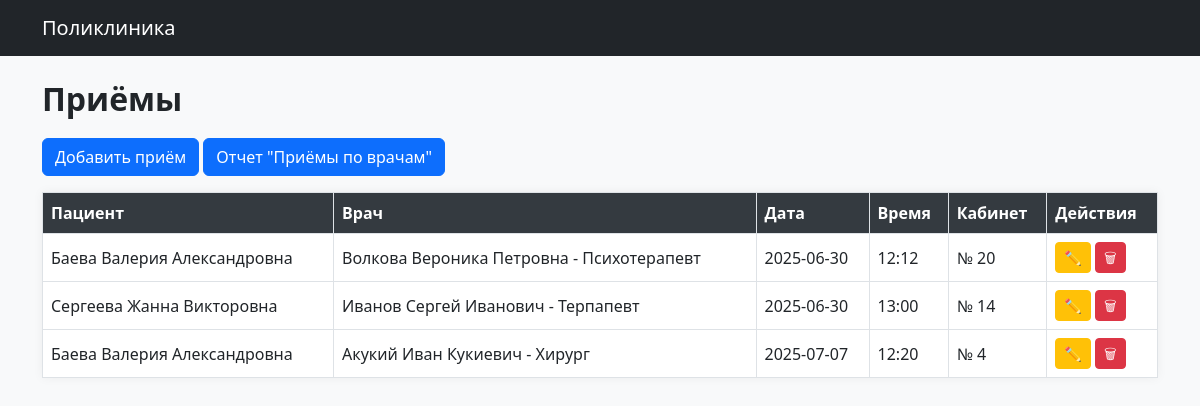
Before: /appointments with the older database file.
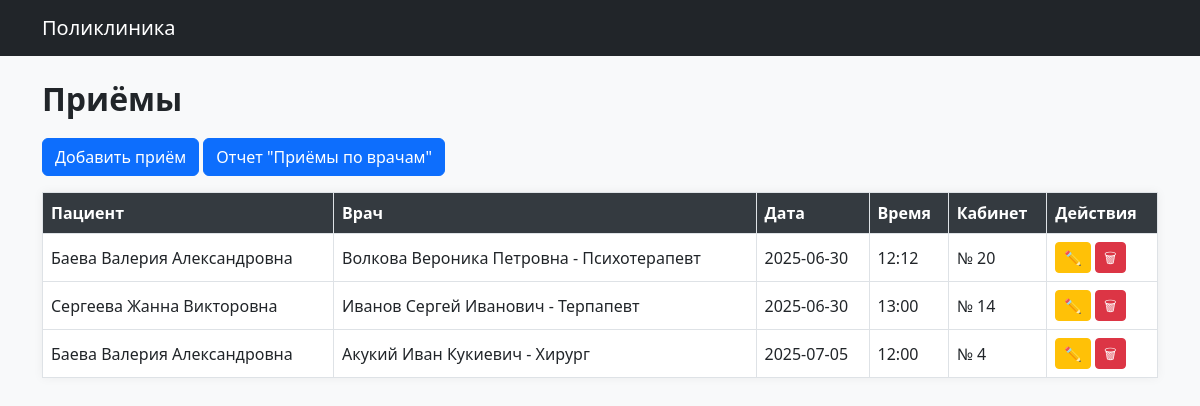
After: the same page with the newer database file.
### models.py (models this page shows)
class Appointment(db.Model):
    __tablename__ = 'appointments'
    id = db.Column(db.Integer, primary_key=True)
    patient_id = db.Column(db.Integer, db.ForeignKey('patients.id'))
    doctor_id = db.Column(db.Integer, db.ForeignKey('doctors.id'))
    appointment_date = db.Column(db.Date)
    appointment_time = db.Column(db.Time)
    room_number = db.Column(db.String(10))

class Patient(db.Model):
    __tablename__ = 'patients'
    id = db.Column(db.Integer, primary_key=True)
    last_name = db.Column(db.String(50), nullable=False)
    first_name = db.Column(db.String(50), nullable=False)
    middle_name = db.Column(db.String(50))
    birth_date = db.Column(db.Date)
    gender = db.Column(db.String(10))
    phone = db.Column(db.String(20))
    appointments = db.relationship('Appointment', backref='patient', lazy=True)
    medical_records = db.relationship('MedicalRecord', backref='patient', lazy=True)

class Doctor(db.Model):
    __tablename__ = 'doctors'
    id = db.Column(db.Integer, primary_key=True)
    last_name = db.Column(db.String(50), nullable=False)
    first_name = db.Column(db.String(50), nullable=False)
    middle_name = db.Column(db.String(50))
    specialty = db.Column(db.String(100))
    experience_years = db.Column(db.Integer)
    phone = db.Column(db.String(20))
    category_id = db.Column(db.Integer, db.ForeignKey('categories.id'))
    department_id = db.Column(db.Integer, db.ForeignKey('departments.id'))
    appointments = db.relationship('Appointment', backref='doctor', lazy=True)

### modules/appointments.py (the view)
@appointments_bp.route('/appointments')
def list_appointments():
    appointments = Appointment.query.all()
    return render_template('appointments/list.html', appointments=appointments)

### templates/appointments/list.html
{% extends 'index.html' %}
{% block content %}
<h2>Приёмы</h2>
<a href="/appointments/new" class="btn btn-primary mb-3">Добавить приём</a>
<a href="/reports/doctor_appointments" class="btn btn-primary mb-3">Отчет "Приёмы по врачам"</a>
<table class="table table-bordered">
    <thead>
        <tr>
            <th>Пациент</th>
            <th>Врач</th>
            <th>Дата</th>
            <th>Время</th>
            <th>Кабинет</th>
            <th>Действия</th>
        </tr>
    </thead>
    <tbody>
        {% for a in appointments %}
        <tr>
            <td>{{ a.patient.last_name }} {{ a.patient.first_name }} {{ a.patient.middle_name }}</td>
            <td>{{ a.doctor.last_name }} {{ a.doctor.first_name }} {{ a.doctor.middle_name }} - {{  a.doctor.specialty }}</td>
            <td>{{ a.appointment_date }}</td>
            <td>{{ a.appointment_time.strftime('%H:%M') }}</td>
            <td>{{ a.room_number }}</td>
            <td>
                <a href="/appointments/{{ a.id }}/edit" class="btn btn-sm btn-warning">✏️</a>
                <a href="/appointments/{{ a.id }}/delete" class="btn btn-sm btn-danger">🗑</a>
            </td>
        </tr>
        {% endfor %}
    </tbody>
</table>
{% endblock %}

Changed rows visible on the page:
changed Appointment "Акукий": appointment_date "2025-07-07" → "2025-07-05"; appointment_time "12:20" → "12:00"
